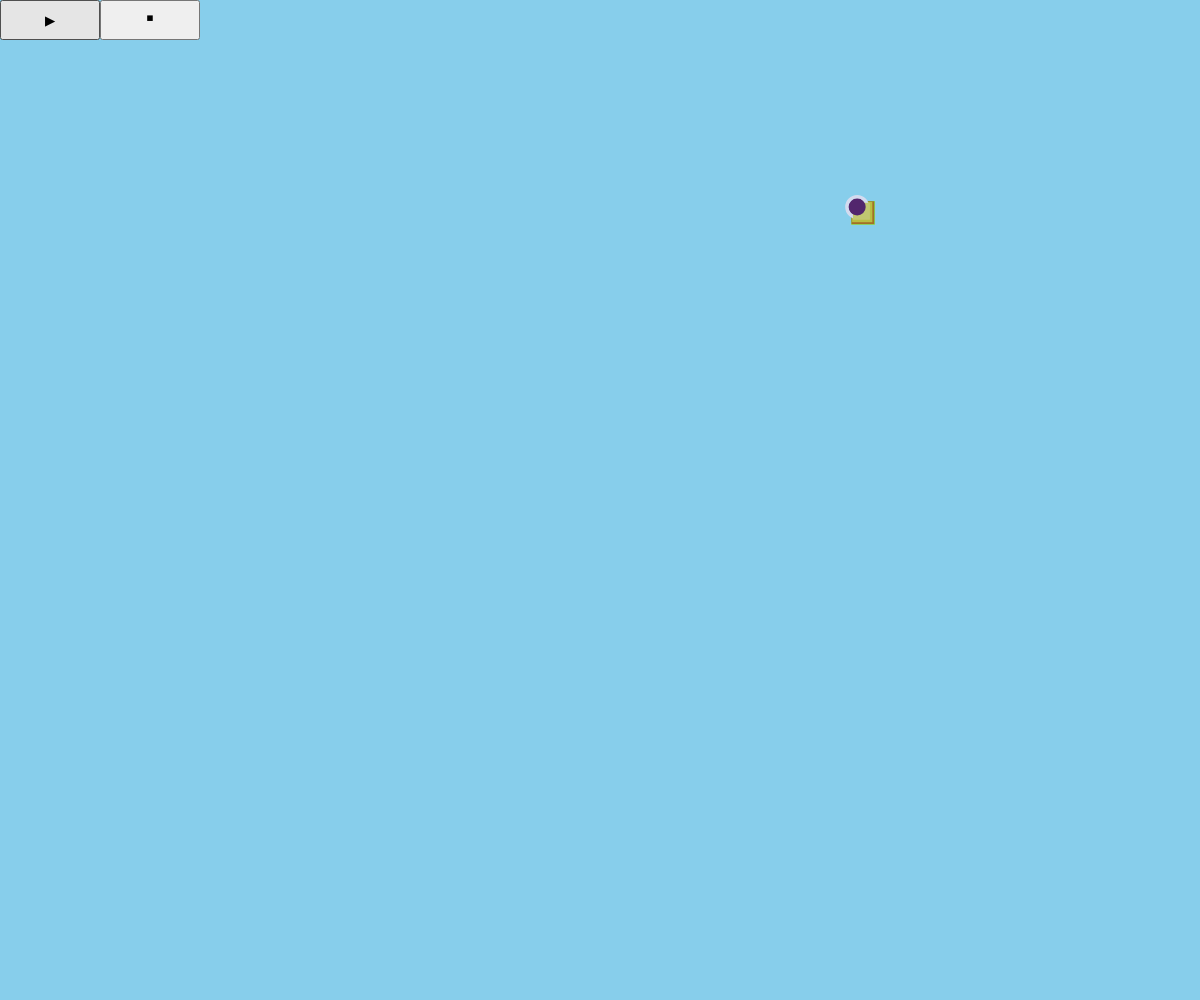
Frame 1 (no input)
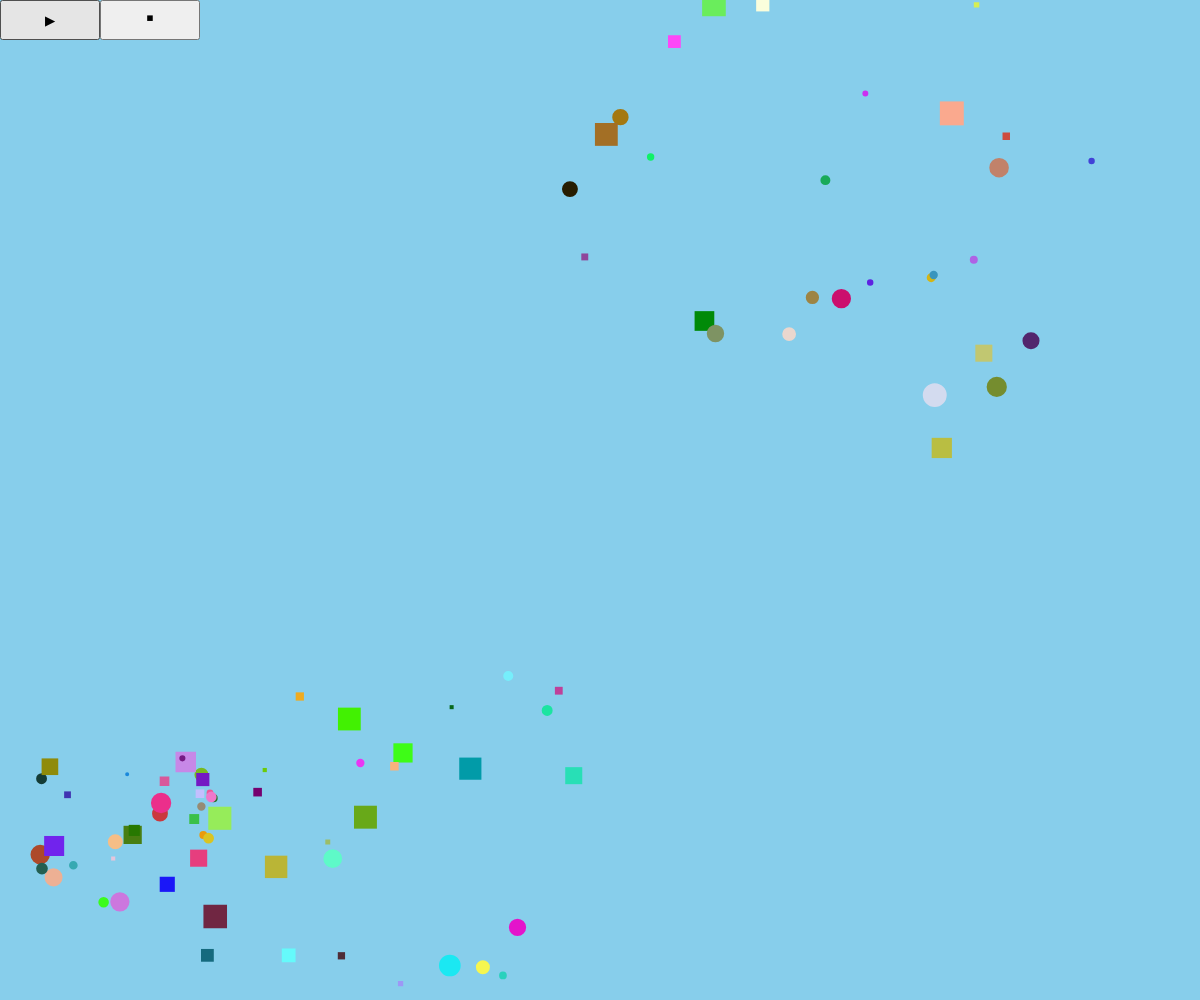
Frame 60 (no input)
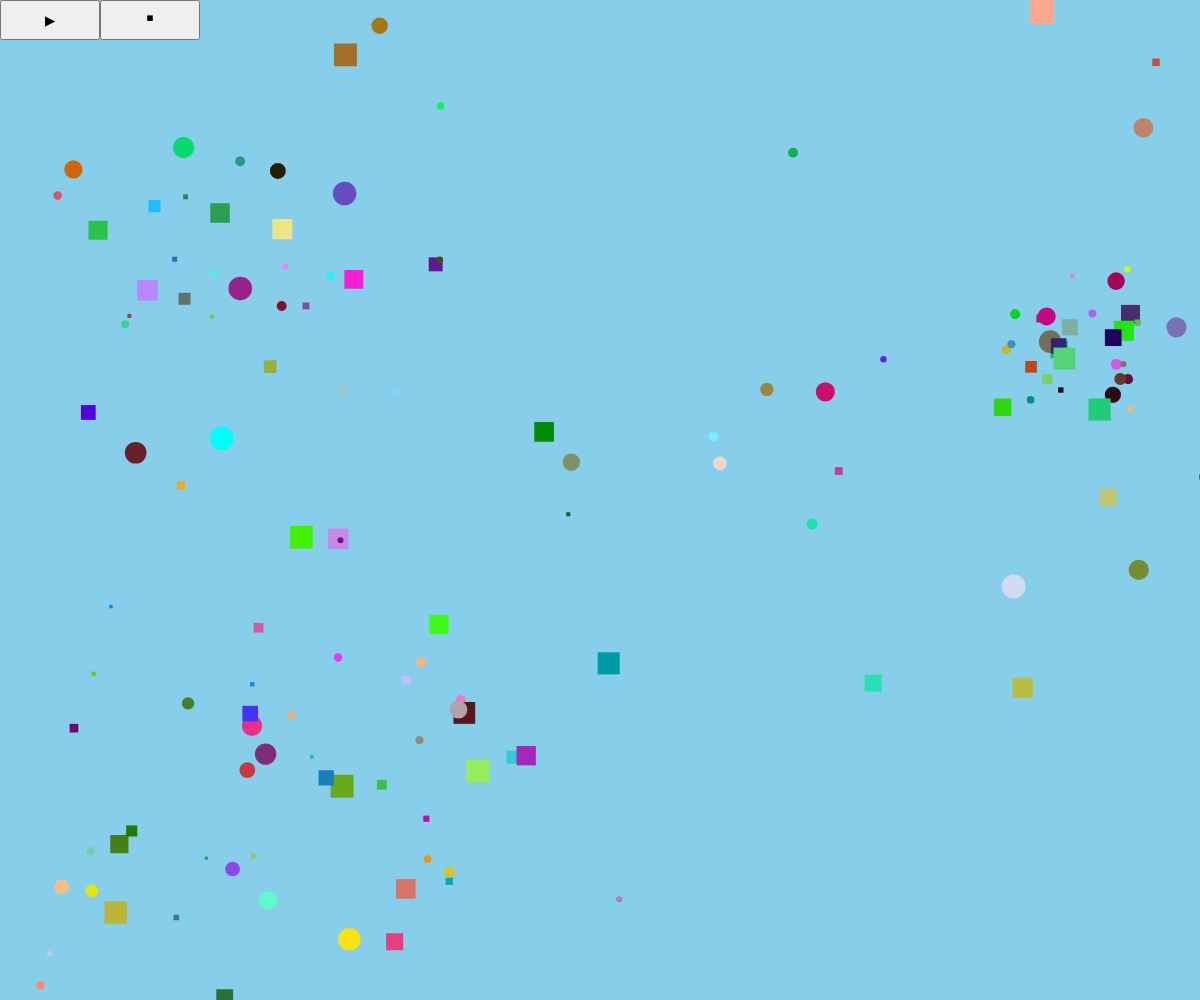
Frame 120 (the mouse pressed at the canvas centre since frame 60)

The p5.js sketch that drew these frames (run headless with seeded random() and noise() and a simulated clock; from frame 60 on, the mouse is pressed at the canvas centre):

// p5.js sketch
// ── sketch.js
// remix from Week 8 first half
var fireworks = [];
var startButton;
var stopButton;

function createEmbers(){
    var originx = random(width);
    var originy = random(height);
    for(var i = 0; i < 30; i++){
        var ember = {
            x: originx,
            y: originy,
            xspeed: random(-5,5),
            yspeed: random(-4,4),
            colour: color(random(0,255), random(0,255), random(0,255)),
            weight: random(2,12),
            shape: random(0,1) > 0.5 ? 'circle' : 'square',
            draw: function(){
                //stroke
                strokeWeight(this.weight);
                stroke(this.colour);
                if(this.shape === 'circle'){
                    ellipse(this.x, this.y, this.weight, this.weight);
                } else {
                    square(this.x, this.y, this.weight);
                }
                this.update();
            },
           
            update: function(){
                this.x += this.xspeed;
                this.y += this.yspeed;
            },
        };
        fireworks.push(ember);
    }
}

function setup(){
    createCanvas(windowWidth, windowHeight);
    
    // remix from https://p5js.org/reference/p5/noLoop/
    startButton = createButton('▶');
    startButton.position(0, 0);
    startButton.size(100, 40);
    stopButton = createButton('◾');
    stopButton.position(100, 0);
    stopButton.size(100, 40);

    startButton.mousePressed(loop);
    stopButton.mousePressed(noLoop);
    // end of remix
    createEmbers();
}

function draw(){
    background('skyblue');
    strokeWeight(1);
    for(ember of fireworks){
        ember.draw();
    }
    if(frameCount % 20 === 0){
        createEmbers();
    }
}
//end of remix
